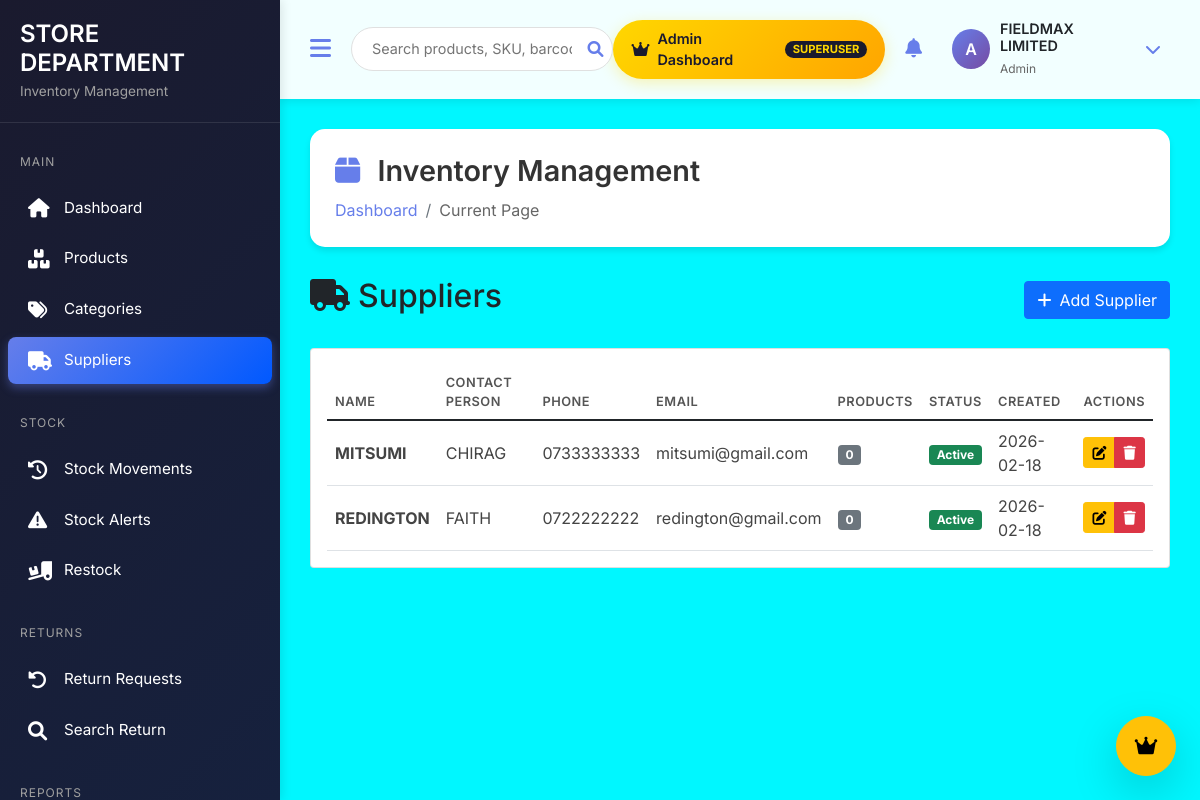
The page /inventory/suppliers/ (signed in) on the database its author committed.
### inventory/models.py (models this page shows, shortened)
class Supplier(models.Model):
    name = models.CharField(max_length=200)
    contact_person = models.CharField(max_length=200, blank=True)
    phone = models.CharField(max_length=20)
    email = models.EmailField(blank=True)
    address = models.TextField(blank=True, null=True)
    tax_id = models.CharField(max_length=50, blank=True, null=True)
    payment_terms = models.CharField(max_length=100, blank=True, null=True)
    created_at = models.DateTimeField(auto_now_add=True)
    updated_at = models.DateTimeField(auto_now=True)
    is_active = models.BooleanField(default=True)
    class Meta:
        ordering = ['name']
        verbose_name = 'Supplier'
        verbose_name_plural = 'Suppliers'
    @property
    def product_count(self):
        return self.products.count()

### inventory/views.py (the view)
# urls.py: path('suppliers/', views.supplier_list, name='supplier_list'),
@login_required
def supplier_list(request):
    suppliers = Supplier.objects.all()
    return render(request, 'inventory/suppliers/list.html', {'suppliers': suppliers})

### templates/inventory/suppliers/list.html (shortened to what this page needs)
{% extends 'inventory/staff_base.html' %}
{% load static %}
{% block content %}
<div class="d-flex justify-content-between align-items-center mb-4">
    <h2><i class="fas fa-truck me-2"></i>Suppliers</h2>
    <a href="{% url 'inventory:supplier_add' %}" class="btn btn-primary">
        <i class="fas fa-plus me-2"></i>Add Supplier
    </a>
</div>
<div class="card">
    <div class="card-body">
        <div class="table-responsive">
            <table class="table table-hover" id="suppliersTable">
                <thead>
                    <tr>
                        <th>Name</th>
                        <th>Contact Person</th>
                        <th>Phone</th>
                        <th>Email</th>
                        <th>Products</th>
                        <th>Status</th>
                        <th>Created</th>
                        <th>Actions</th>
                    </tr>
                </thead>
                <tbody>
                    {% for supplier in suppliers %}
                    <tr>
                        <td class="fw-bold">{{ supplier.name }}</td>
                        <td>{{ supplier.contact_person|default:"-" }}</td>
                        <td>{{ supplier.phone }}</td>
                        <td>{{ supplier.email|default:"-" }}</td>
                        <td><span class="badge bg-secondary">{{ supplier.product_count }}</span></td>
                        <td>
                            {% if supplier.is_active %}
                                <span class="badge bg-success">Active</span>
                            {% else %}
                                <span class="badge bg-danger">Inactive</span>
                            {% endif %}
                        </td>
                        <td>{{ supplier.created_at|date:"Y-m-d" }}</td>
                        <td>
                            <div class="btn-group" role="group">
                                <a href="{% url 'inventory:supplier_edit' supplier.id %}" class="btn btn-sm btn-warning" title="Edit">
                                    <i class="fas fa-edit"></i>
                                </a>
                                <button type="button" class="btn btn-sm btn-danger" title="Delete"
                                        onclick="confirmDelete({{ supplier.id }})">
                                    <i class="fas fa-trash"></i>
                                </button>
                            </div>
                        </td>
                    </tr>
                    {% endfor %}
                </tbody>
            </table>
        </div>
    </div>
</div>
{% endblock %}

### templates/inventory/staff_base.html (shortened to what this page needs)
<!DOCTYPE html>
<html lang="en">
<head>
    <link href="https://cdn.jsdelivr.net/npm/bootstrap@5.1.3/dist/css/bootstrap.min.css" rel="stylesheet">
    <link rel="stylesheet" href="https://cdnjs.cloudflare.com/ajax/libs/font-awesome/6.0.0/css/all.min.css">
    <link href="https://cdn.jsdelivr.net/npm/select2@4.1.0-rc.0/dist/css/select2.min.css" rel="stylesheet" />
    <link href="https://cdn.jsdelivr.net/npm/select2-bootstrap-5-theme@1.3.0/dist/select2-bootstrap-5-theme.min.css" rel="stylesheet" />
    <link rel="stylesheet" href="https://cdn.datatables.net/1.11.5/css/dataTables.bootstrap5.min.css">
    <link rel="stylesheet" href="https://cdnjs.cloudflare.com/ajax/libs/animate.css/4.1.1/animate.min.css"/>
</head>
<body>
    <div class="sidebar" id="sidebar">
        <div class="sidebar-header">
            <h3>STORE DEPARTMENT</h3>
            <small>Inventory Management</small>
        </div>
        <div class="sidebar-menu">
            <div class="menu-section">
                <div class="menu-section-title">MAIN</div>
                <a href="{% url 'staff:store_manager_dashboard' %}" class="menu-item {% if request.resolver_match.url_name == 'store_manager_dashboard' %}active{% endif %}">
                    <i class="fas fa-home"></i>
                    <span class="menu-text">Dashboard</span>
                </a>
                <a href="{% url 'inventory:product_list' %}" class="menu-item {% if 'product' in request.path %}active{% endif %}">
                    <i class="fas fa-boxes"></i>
                    <span class="menu-text">Products</span>
                </a>
                <a href="{% url 'inventory:category_list' %}" class="menu-item {% if 'category' in request.path %}active{% endif %}">
                    <i class="fas fa-tags"></i>
                    <span class="menu-text">Categories</span>
                </a>
                <a href="{% url 'inventory:supplier_list' %}" class="menu-item {% if 'supplier' in request.path %}active{% endif %}">
                    <i class="fas fa-truck"></i>
                    <span class="menu-text">Suppliers</span>
                </a>
            </div>
            <div class="menu-section">
                <div class="menu-section-title">STOCK</div>
                <a href="{% url 'inventory:stock_movements' %}" class="menu-item {% if 'stock_movements' in request.path %}active{% endif %}">
                    <i class="fas fa-history"></i>
                    <span class="menu-text">Stock Movements</span>
                </a>
                <a href="{% url 'inventory:stock_alerts' %}" class="menu-item {% if 'stock_alerts' in request.path %}active{% endif %}">
                    <i class="fas fa-exclamation-triangle"></i>
                    <span class="menu-text">Stock Alerts</span>
                </a>
                <a href="{% url 'inventory:product_restock' %}" class="menu-item {% if 'restock' in request.path %}active{% endif %}">
                    <i class="fas fa-truck-loading"></i>
                    <span class="menu-text">Restock</span>
                </a>
            </div>
            <div class="menu-section">
                <div class="menu-section-title">RETURNS</div>
                <a href="{% url 'inventory:return_list' %}" class="menu-item {% if 'return' in request.path %}active{% endif %}">
                    <i class="fas fa-undo-alt"></i>
                    <span class="menu-text">Return Requests</span>
                </a>
                <a href="{% url 'inventory:return_product' %}" class="menu-item {% if 'return_product' in request.path %}active{% endif %}">
                    <i class="fas fa-search"></i>
                    <span class="menu-text">Search Return</span>
                </a>
            </div>
            <div class="menu-section">
                <div class="menu-section-title">REPORTS</div>
            </div>
        </div>
    </div>
    <div class="main-content" id="mainContent">
        <nav class="top-nav d-flex align-items-center justify-content-between">
            <div class="d-flex align-items-center">
                <button class="nav-toggle" id="sidebarToggle">
                    <i class="fas fa-bars"></i>
                </button>
                <form class="search-box" action="{% url 'inventory:product_list' %}" method="GET">
                    <input type="text" name="search" placeholder="Search products, SKU, barcode..." value="{{ request.GET.search|default:'' }}">
                    <button type="submit"><i class="fas fa-search"></i></button>
                </form>
            </div>
            <div class="user-menu">
                {% if request.user.is_superuser %}
                <a href="{% url 'staff:staff_dashboard' %}" class="admin-switch-btn">
                    <i class="fas fa-crown"></i>
                    <span>Admin Dashboard</span>
                    <span class="badge">SUPERUSER</span>
                </a>
                {% endif %}
                <div class="notification-badge">
                    <i class="fas fa-bell"></i>
                </div>
                <div class="dropdown">
                    <div class="user-dropdown" data-bs-toggle="dropdown">
                        <div class="user-avatar">
                            {{ request.user.username|first|upper }}
                        </div>
                        <div class="user-info">
                            <h6>{{ request.user.get_full_name|default:request.user.username }}</h6>
                            <small>
                                {% if request.user.is_superuser %}Admin
                                {% elif request.user.is_staff %}Manager
                                {% else %}Staff
                                {% endif %}
                            </small>
                        </div>
                        <i class="fas fa-chevron-down ms-2" style="color: #667eea;"></i>
                    </div>
                </div>
            </div>
        </nav>
        <div class="content-area">
            {% block page_header %}
            <div class="page-header">
                <div class="d-flex justify-content-between align-items-center">
                    <div>
                        <h1 class="page-title">
                            <i class="{% block page_icon %}fas fa-box{% endblock %}"></i>
                            {% block page_title %}Inventory Management{% endblock %}
                        </h1>
                        <nav aria-label="breadcrumb">
                            <ol class="breadcrumb">
                                {% block breadcrumb %}
                                <li class="breadcrumb-item"><a href="{% url 'staff:store_manager_dashboard' %}">Dashboard</a></li>
                                <li class="breadcrumb-item active">Current Page</li>
                                {% endblock %}
                            </ol>
                        </nav>
                    </div>
                </div>
            </div>
            {% endblock %}
            {% block content %}{% endblock %}
        </div>
    </div>
    {% if request.user.is_superuser %}
    <div class="position-fixed bottom-0 end-0 p-4" style="z-index: 1050;">
        <a href="{% url 'staff:staff_dashboard' %}" class="btn btn-warning btn-lg rounded-circle shadow-lg"
           style="width: 60px; height: 60px; display: flex; align-items: center; justify-content: center;"
           data-bs-toggle="tooltip" title="Back to Admin Dashboard">
            <i class="fas fa-crown"></i>
        </a>
    </div>
    {% endif %}
</body>
</html>

### templates/inventory/staff_base.html (style rules this page uses)
* { font-family: 'Inter', sans-serif; margin: 0; padding: 0; box-sizing: border-box; }
body { background: linear-gradient(135deg, #00f7ff 0%, #00f7ff 100%); min-height: 100vh; }
.sidebar { position: fixed; top: 0; left: 0; height: 100vh; width: 280px; background: linear-gradient(135deg, #1a1a2e 0%, #16213e 100%); color: white; transition: all 0.3s; z-index: 1000; overflow-y: auto; box-shadow: 2px 0 10px rgba(0,0,0,0.1); }
.sidebar-header { padding: 20px; border-bottom: 1px solid rgba(255,255,255,0.1); }
.sidebar-header h3 { margin: 0; font-size: 1.5rem; font-weight: 600; color: white; }
.sidebar-header small { color: #a0a0a0; font-size: 0.85rem; }
.sidebar-menu { padding: 20px 0; }
.menu-section { margin-bottom: 20px; }
.menu-section-title { padding: 10px 20px; color: #a0a0a0; font-size: 0.75rem; text-transform: uppercase; letter-spacing: 1px; }
.menu-item { display: flex; align-items: center; padding: 12px 20px; color: #fff; text-decoration: none; transition: all 0.3s; margin: 4px 8px; border-radius: 8px; }
.menu-item.active { background: linear-gradient(135deg, #667eea 0%, #0059ff 100%); box-shadow: 0 4px 10px rgba(102, 126, 234, 0.4); }
.menu-item i { width: 24px; font-size: 1.2rem; }
.menu-text { margin-left: 12px; font-size: 0.95rem; }
.main-content { margin-left: 280px; transition: all 0.3s; min-height: 100vh; }
.top-nav { background: rgba(255, 255, 255, 0.95); backdrop-filter: blur(10px); padding: 15px 30px; box-shadow: 0 2px 10px rgba(0,0,0,0.1); position: sticky; top: 0; z-index: 100; }
.nav-toggle { background: none; border: none; color: #667eea; font-size: 1.5rem; cursor: pointer; margin-right: 20px; }
.search-box { position: relative; flex: 1; max-width: 400px; }
.search-box input { width: 100%; padding: 10px 40px 10px 20px; border: 1px solid #e0e0e0; border-radius: 50px; font-size: 0.9rem; transition: all 0.3s; }
.search-box button { position: absolute; right: 10px; top: 50%; transform: translateY(-50%); background: none; border: none; color: #667eea; }
.user-menu { display: flex; align-items: center; gap: 20px; }
.admin-switch-btn { display: flex; align-items: center; gap: 8px; background: linear-gradient(135deg, #ffd700, #ffa500); border: none; border-radius: 50px; padding: 8px 18px; color: #1a1a2e; font-weight: 600; font-size: 0.9rem; text-decoration: none; transition: all 0.3s; box-shadow: 0 4px 15px rgba(255, 215, 0, 0.3); animation: pulse 2s infinite; }
.admin-switch-btn i { font-size: 1rem; }
.admin-switch-btn .badge { background: #1a1a2e; color: #ffd700; font-size: 0.7rem; padding: 3px 8px; border-radius: 50px; margin-left: 5px; }
.notification-badge { position: relative; cursor: pointer; }
.notification-badge i { font-size: 1.2rem; color: #667eea; }
.user-dropdown { display: flex; align-items: center; gap: 10px; cursor: pointer; padding: 5px 10px; border-radius: 50px; transition: all 0.3s; }
.user-avatar { width: 40px; height: 40px; border-radius: 50%; background: linear-gradient(135deg, #667eea, #764ba2); color: white; display: flex; align-items: center; justify-content: center; font-weight: 600; }
.user-info h6 { margin: 0; font-size: 0.9rem; font-weight: 600; }
.user-info small { color: #666; font-size: 0.75rem; }
.content-area { padding: 30px; }
.page-header { background: white; border-radius: 15px; padding: 25px; margin-bottom: 30px; box-shadow: 0 4px 6px rgba(0,0,0,0.1); }
.page-title { font-size: 1.8rem; font-weight: 600; color: #333; margin: 0; }
.page-title i { color: #667eea; margin-right: 10px; }
.breadcrumb { margin: 10px 0 0; background: none; padding: 0; }
.breadcrumb-item a { color: #667eea; text-decoration: none; }
.breadcrumb-item.active { color: #666; }
.table { margin: 0; }
.table th { border-top: none; font-weight: 600; color: #555; text-transform: uppercase; font-size: 0.8rem; letter-spacing: 0.5px; }
.table td { vertical-align: middle; color: #444; }

### rows shown on the page
Supplier: name "MITSUMI", contact_person "CHIRAG", phone "0733333333", email "mitsumi@gmail.com", product_count "0", is_active "Active", created_at "2026-02-18"
Supplier: name "REDINGTON", contact_person "FAITH", phone "0722222222", email "redington@gmail.com", product_count "0", is_active "Active", created_at "2026-02-18"

### other values the page prints
{{ request.user.username|first|upper }} "A"
{{ request.user.get_full_name|default:request.user.username }} "FIELDMAX LIMITED"
